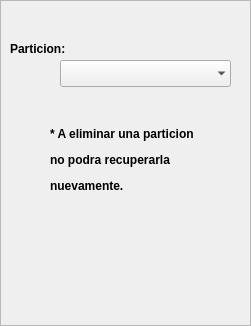
   <widget class="QFrame" name="frameDelete">
    <property name="geometry">
     <rect>
      <x>46</x>
      <y>104</y>
      <width>251</width>
      <height>326</height>
     </rect>
    </property>
    <property name="styleSheet">
     <string notr="true">border-image: url(:/new/prefix1/Resources/Menus.png) 0 0 0 0 stretch stretch;</string>
    </property>
    <property name="frameShape">
     <enum>QFrame::StyledPanel</enum>
    </property>
    <property name="frameShadow">
     <enum>QFrame::Raised</enum>
    </property>
    <widget class="QPushButton" name="btnDMDelete">
     <property name="geometry">
      <rect>
       <x>140</x>
       <y>230</y>
       <width>75</width>
       <height>71</height>
      </rect>
     </property>
     <property name="styleSheet">
      <string notr="true">border-image: url(:/new/prefix1/Resources/Menusss.png);
</string>
     </property>
     <property name="text">
      <string/>
     </property>
     <property name="icon">
      <iconset resource="Resources.qrc">
       <normaloff>:/new/prefix1/Resources/btnDeletePartition.png</normaloff>:/new/prefix1/Resources/btnDeletePartition.png</iconset>
     </property>
     <property name="iconSize">
      <size>
       <width>67</width>
       <height>73</height>
      </size>
     </property>
     <property name="flat">
      <bool>true</bool>
     </property>
    </widget>
    <widget class="QComboBox" name="cbDMParticiones">
     <property name="geometry">
      <rect>
       <x>60</x>
       <y>60</y>
       <width>171</width>
       <height>27</height>
      </rect>
     </property>
     <property name="styleSheet">
      <string>border-image: url(:/new/prefix1/Resources/Menusss.png);
</string>
     </property>
     <property name="currentText">
      <string/>
     </property>
     <property name="frame">
      <bool>false</bool>
     </property>
    </widget>
    <widget class="QLabel" name="lbDMParticion">
     <property name="geometry">
      <rect>
       <x>10</x>
       <y>40</y>
       <width>111</width>
       <height>17</height>
      </rect>
     </property>
     <property name="palette">
      <palette>
       <active>
        <colorrole role="WindowText">
         <brush brushstyle="SolidPattern">
          <color alpha="255">
           <red>0</red>
           <green>0</green>
           <blue>0</blue>
          </color>
         </brush>
        </colorrole>
        <colorrole role="Text">
         <brush brushstyle="SolidPattern">
          <color alpha="255">
           <red>0</red>
           <green>0</green>
           <blue>0</blue>
          </color>
         </brush>
        </colorrole>
       </active>
       <inactive>
        <colorrole role="WindowText">
         <brush brushstyle="SolidPattern">
          <color alpha="255">
           <red>0</red>
           <green>0</green>
           <blue>0</blue>
          </color>
         </brush>
        </colorrole>
        <colorrole role="Text">
         <brush brushstyle="SolidPattern">
          <color alpha="255">
           <red>0</red>
           <green>0</green>
           <blue>0</blue>
          </color>
         </brush>
        </colorrole>
       </inactive>
       <disabled>
        <colorrole role="WindowText">
         <brush brushstyle="SolidPattern">
          <color alpha="255">
           <red>159</red>
           <green>158</green>
           <blue>158</blue>
          </color>
         </brush>
        </colorrole>
        <colorrole role="Text">
         <brush brushstyle="SolidPattern">
          <color alpha="255">
           <red>159</red>
           <green>158</green>
           <blue>158</blue>
          </color>
         </brush>
        </colorrole>
       </disabled>
      </palette>
     </property>
     <property name="font">
      <font>
       <weight>75</weight>
       <bold>true</bold>
      </font>
     </property>
     <property name="styleSheet">
      <string notr="true">border-image: url(:/new/prefix1/Resources/Menusss.png);
</string>
     </property>
     <property name="text">
      <string>Particion:</string>
     </property>
    </widget>
    <widget class="QLabel" name="lbDMAlert">
     <property name="geometry">
      <rect>
       <x>50</x>
       <y>110</y>
       <width>191</width>
       <height>101</height>
      </rect>
     </property>
     <property name="palette">
      <palette>
       <active>
        <colorrole role="WindowText">
         <brush brushstyle="SolidPattern">
          <color alpha="255">
           <red>0</red>
           <green>0</green>
           <blue>0</blue>
          </color>
         </brush>
        </colorrole>
        <colorrole role="Text">
         <brush brushstyle="SolidPattern">
          <color alpha="255">
           <red>0</red>
           <green>0</green>
           <blue>0</blue>
          </color>
         </brush>
        </colorrole>
       </active>
       <inactive>
        <colorrole role="WindowText">
         <brush brushstyle="SolidPattern">
          <color alpha="255">
           <red>0</red>
           <green>0</green>
           <blue>0</blue>
          </color>
         </brush>
        </colorrole>
        <colorrole role="Text">
         <brush brushstyle="SolidPattern">
          <color alpha="255">
           <red>0</red>
           <green>0</green>
           <blue>0</blue>
          </color>
         </brush>
        </colorrole>
       </inactive>
       <disabled>
        <colorrole role="WindowText">
         <brush brushstyle="SolidPattern">
          <color alpha="255">
           <red>159</red>
           <green>158</green>
           <blue>158</blue>
          </color>
         </brush>
        </colorrole>
        <colorrole role="Text">
         <brush brushstyle="SolidPattern">
          <color alpha="255">
           <red>159</red>
           <green>158</green>
           <blue>158</blue>
          </color>
         </brush>
        </colorrole>
       </disabled>
      </palette>
     </property>
     <property name="font">
      <font>
       <weight>75</weight>
       <bold>true</bold>
      </font>
     </property>
     <property name="styleSheet">
      <string notr="true">border-image: url(:/new/prefix1/Resources/Menusss.png);
</string>
     </property>
     <property name="text">
      <string>&lt;html&gt;&lt;head/&gt;&lt;body&gt;&lt;p&gt;* A eliminar una particion&lt;/p&gt;&lt;p&gt;  no podra recuperarla &lt;/p&gt;&lt;p&gt;  nuevamente.&lt;/p&gt;&lt;/body&gt;&lt;/html&gt;</string>
     </property>
    </widget>
   </widget>
